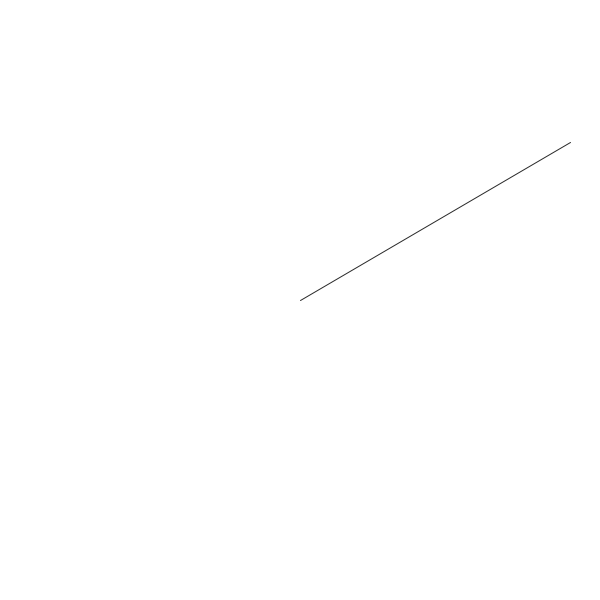
Frame 1 (no input)
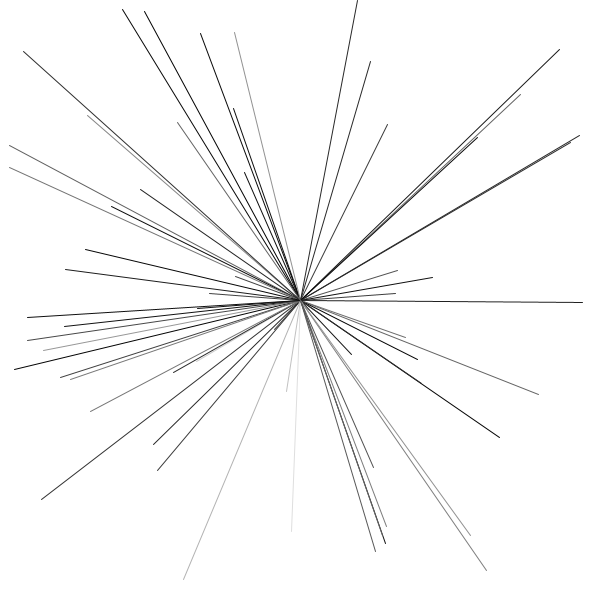
Frame 60 (the mouse pressed at the canvas centre just before this capture)
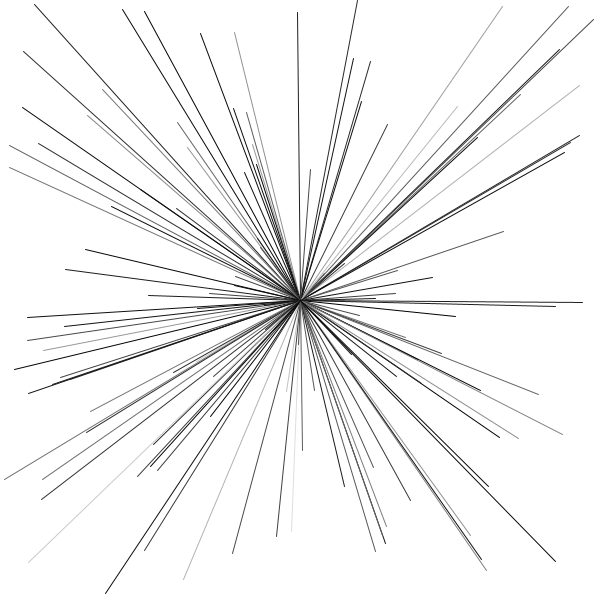
Frame 120 (the mouse held since frame 60 and released just before this capture)

The Processing sketch that drew these frames (run headless with seeded random() and noise(); from frame 60 on, the mouse is pressed at the canvas centre):

// Processing sketch: z_desafio_tunel
// ── z_desafio_tunel.pde
void setup()
{
  size(600, 600);
  background(255);
}

void draw()
{
  stroke(random(0, random(255)));
  line(width/2, height/2, random(width), random(height));
}
